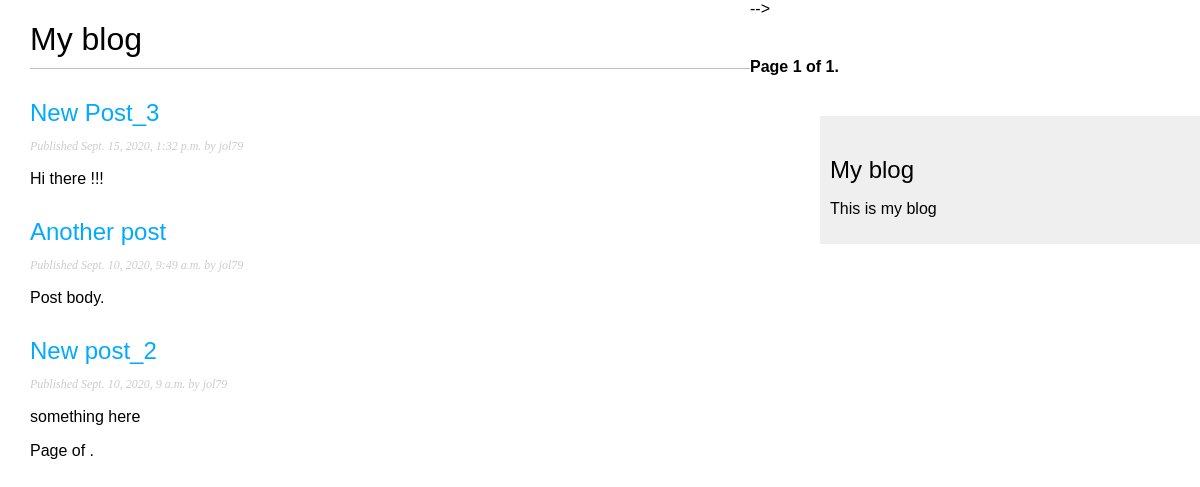
The page /blog/ on the database as committed earlier.
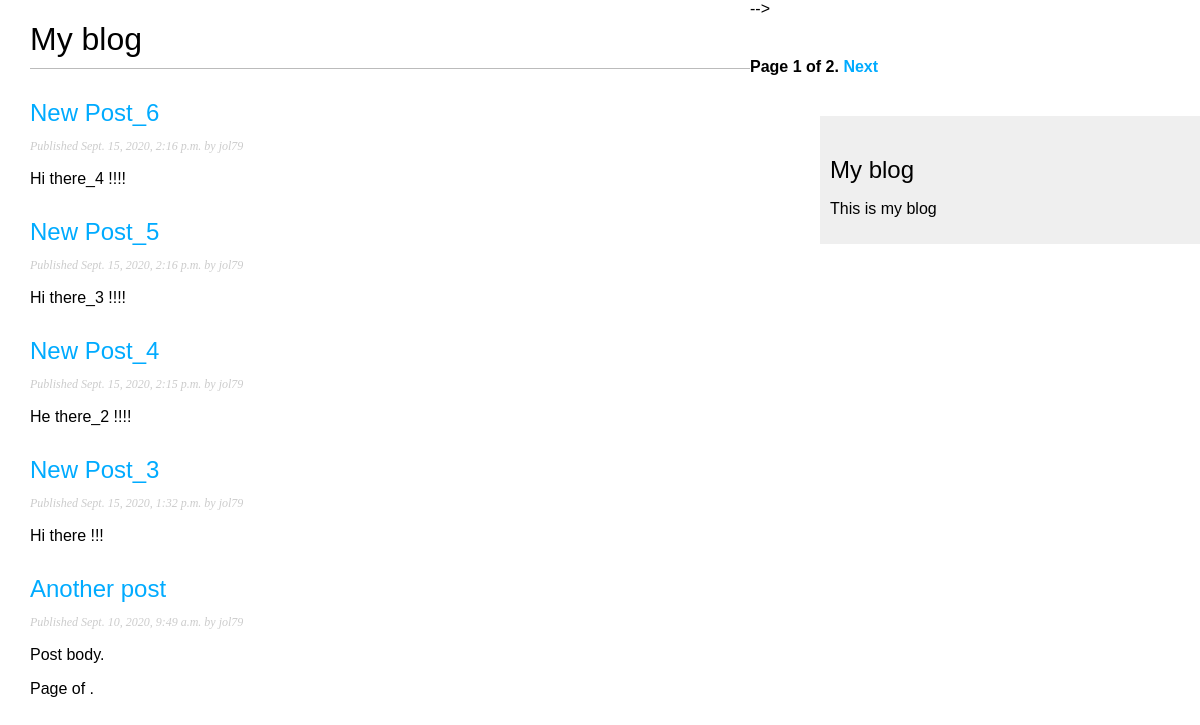
The same page on the database as committed later.
### blog/models.py (models this page shows, shortened)
class Post(models.Model):
    STATUS_CHOICES = (
        ('draft', 'Draft'),
        ('published', 'Published'),
    )
    title = models.CharField(max_length=250)
    slug = models.SlugField(max_length=250,
                            unique_for_date='publish')
    author = models.ForeignKey(User,
                               on_delete=models.CASCADE,
                               related_name='blog_posts')
    body = models.TextField()
    publish = models.DateTimeField(default=timezone.now)
    created = models.DateTimeField(auto_now_add=True)
    updated = models.DateTimeField(auto_now=True)
    status = models.CharField(max_length=10,
                              choices=STATUS_CHOICES,
                              default='draft')
    objects = models.Manager()
    published = PublishedManager()
    def get_absolute_url(self):
        return reverse('blog:post_detail',
                       args=[self.publish.year,
                             self.publish.month,
                             self.publish.day,
                             self.slug])
    class Meta:
        ordering = ['-publish']

### blog/views.py (the view)
# urls.py: path('', views.PostListView.as_view(), name='post_list'),
class PostListView(ListView):
    queryset = Post.published.all()
    context_object_name = 'posts'
    paginate_by = 5
    template_name = 'blog/post/list.html'

### blog/templates/blog/post/list.html (shortened to what this page needs)
{% extends "blog/base.html" %}
{% block content %}
    <h1>My blog</h1>
    {% for post in posts %}
        <h2>
            <a href="{{ post.get_absolute_url }}">
                {{ post.title }}
            </a>
        </h2>
        <p class="date">
            Published {{ post.publish }} by {{ post.author}}
        </p>
        {{ post.body|truncatewords:30|linebreaks }}
    {% endfor %}
        {% include "pagination.html" with page=page_obj %}
{% endblock %}

### blog/templates/blog/base.html (shortened to what this page needs)
{% load static %}
<!DOCTYPE html>
<html lang="en">
<head>
    <link href="{% static 'css/blog.css' %}" rel="stylesheet">
</head>
<body>
    <div id="content">
        {% block content %}
        {% endblock %}
    <div id="sidebar">
        <h2>My blog</h2>
        <p>This is my blog</p>
    </div>
</body>
</html>

### blog/templates/pagination.html (shortened to what this page needs)
<div class="pagination">
    <span class="current">
        Page {{ page.number }} of {{ page.paginator.num_pages }}.
    </span>
    {% if page.has_next %}
        <a href="?page={{ page.next_page_number }}">
            Next
        </a>
    {% endif %}
</div>

### blog/static/css/blog.css (style rules this page uses)
body { margin:0; padding:0; font-family:helvetica, sans-serif; }
a { color:#00abff; text-decoration:none; }
h1 { font-weight:normal; border-bottom:1px solid #bbb; padding:0 0 10px 0; }
h2 { font-weight:normal; margin:30px 0 0; }
#content { float:left; width:60%; padding:0 0 0 30px; }
#sidebar { float:right; width:30%; padding:10px; background:#efefef; height:100%; }
p.date { color:#ccc; font-family: georgia, serif; font-size: 12px; font-style: italic; }
.pagination { margin:40px 0; font-weight:bold; }

Rows that differ between the two databases and show on the page:
no longer on this page (row edited): Post: title "New post_2", publish "Sept. 10, 2020, 9 a.m.", author "jol79", body "something here"
added Post: title "New Post_6", publish "Sept. 15, 2020, 2:16 p.m.", author "jol79", body "Hi there_4 !!!!"
added Post: title "New Post_5", publish "Sept. 15, 2020, 2:16 p.m.", author "jol79", body "Hi there_3 !!!!"
added Post: title "New Post_4", publish "Sept. 15, 2020, 2:15 p.m.", author "jol79", body "He there_2 !!!!"
Other text that changed with them:
{{ page.paginator.num_pages }}: "1" → "2"
text now shown: "Next"
